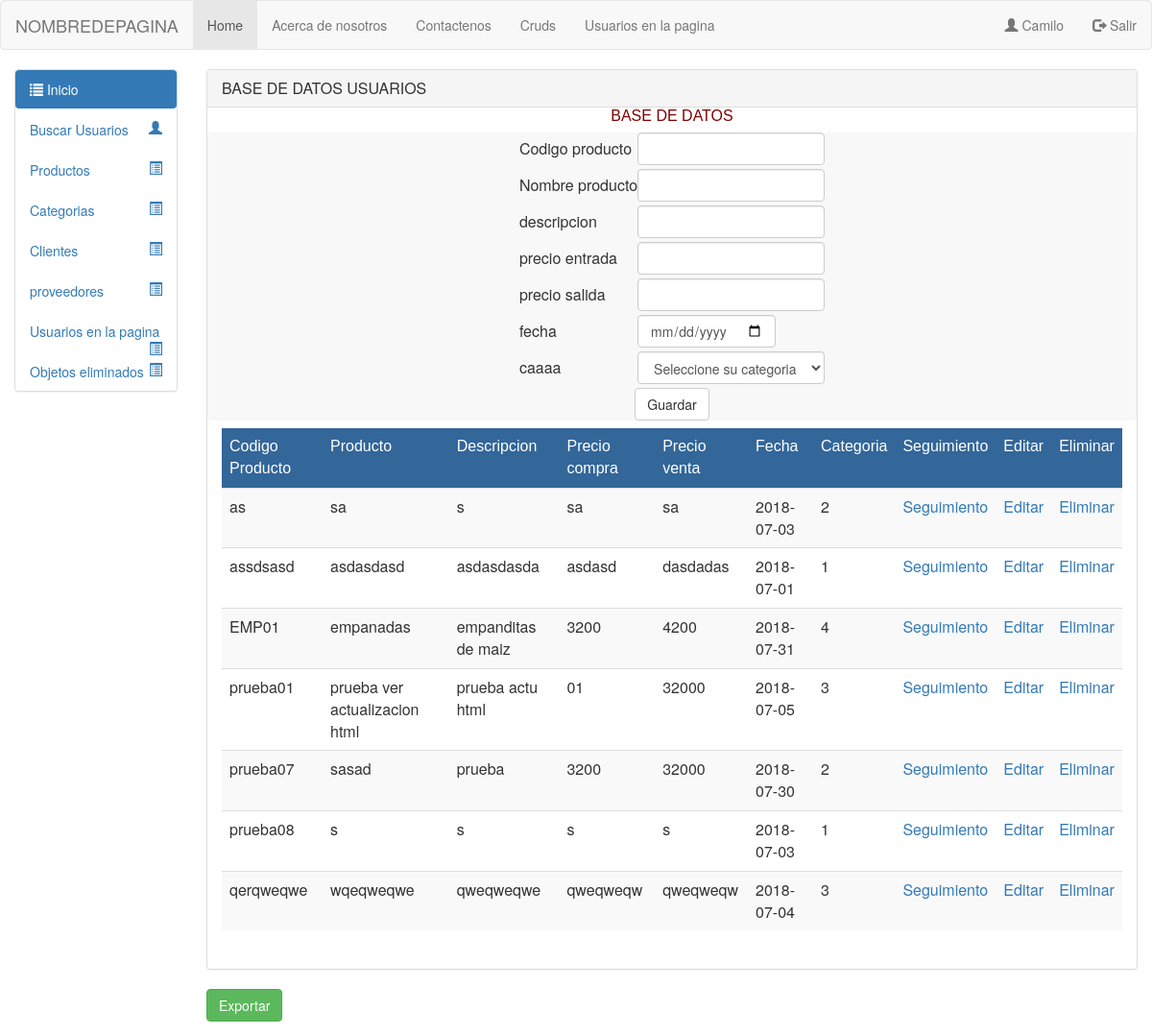
Before: /Vista/html/crudproductos.php (signed in) with the older database file.
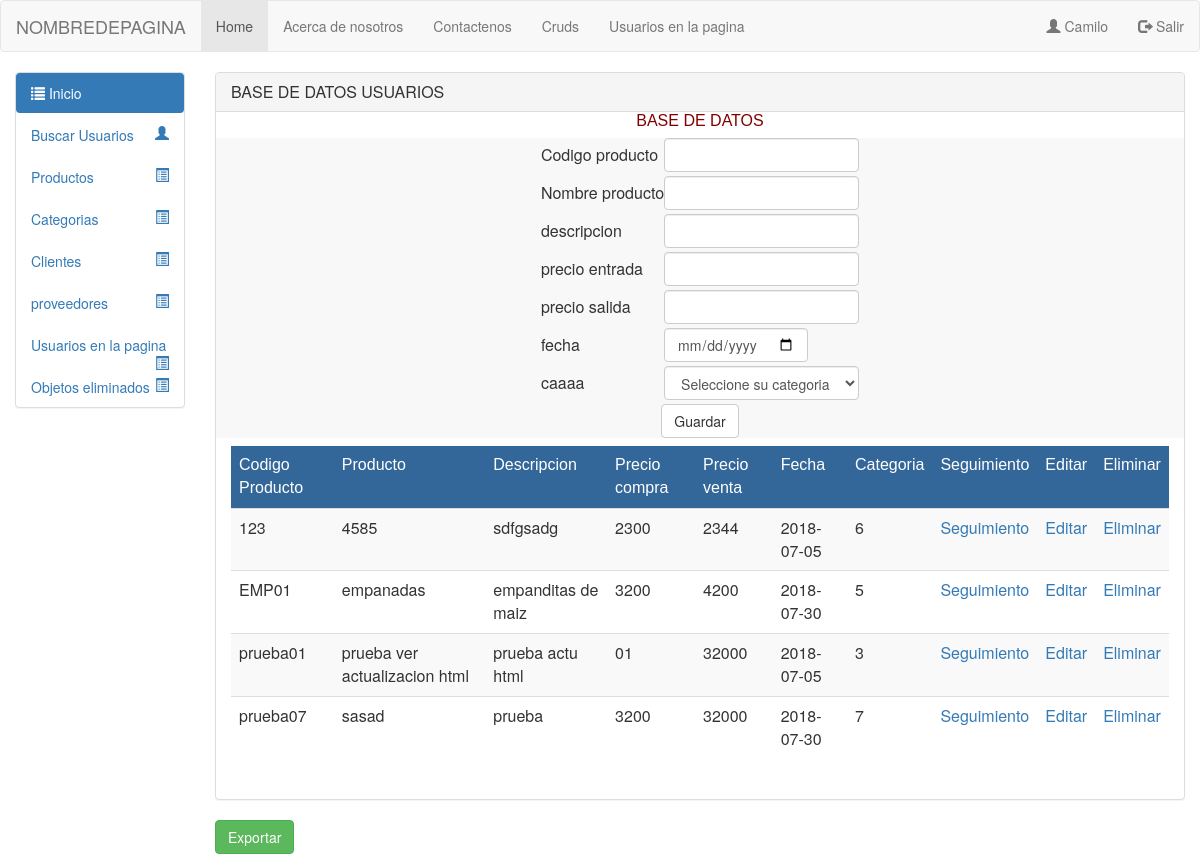
After: the same page with the newer database file.
### tables this page shows
CREATE TABLE `productos` (
  `codigo_producto` varchar(50) NOT NULL,
  `nombre_producto` varchar(50) NOT NULL,
  `desc_producto` varchar(50) NOT NULL,
  `precio_entrada` varchar(50) NOT NULL,
  `precio_salida` varchar(50) NOT NULL,
  `fecha_ingreso` date NOT NULL,
  `estado_producto` tinyint(1) NOT NULL,
  `id_categoria` int(11) DEFAULT NULL
);

### Modelo/conexion.php (called while the page is built, shortened)
<?php
class conexion
{
public function __construct()
{
$this->con = new mysqli("localhost", "root", "", "inventcorp");
}
}
?>

### Modelo/crudprod/alumno.model.php (called while the page is built, shortened)
<?php
class clases extends conexion
{
    public function listar()
    {
        $q = "select * from productos where estado_producto='1' order by codigo_producto";
        $consulta = $this->con->query($q) or die ('failed!' . $this->con->error);
        return $consulta;
    }
}
?>

### Vista/html/crudproductos.php (the view, shortened to what the changed rows need)
<?php
require '../../modelo/crudprod/alumno.model.php';
?>
<html lang="en">
<head>
<link href="../bootstrap/css/bootstrap.min.css" rel="stylesheet" media="screen">
</head>
<body>
<?php
include_once 'header.php';
?>
<div class="container-fluid">
<div class="row">
<?php
include_once 'menulateral.php';
?>
<div class="col-sm-10 col-md-10">
<div class="panel panel-default">
<div class="row">
 <div class="col-sm-12 col-md-12">
             <div class="col-sm-12 col-md-12">
             <div class="table-responsive">
                    <table class="table table-hover table-striped" align="center">
                    <thead>
                        <tr>
                            <tr style="color:#FFF; background-color:#369">
                            <td style="font-family:Tahoma, Geneva, sans-serif">Codigo Producto</td>
                            <td style="font-family:Tahoma, Geneva, sans-serif">Producto</td>
                            <td style="font-family:Tahoma, Geneva, sans-serif">Descripcion</td>
                            <td style="font-family:Tahoma, Geneva, sans-serif">Precio compra</td>
                            <td style="font-family:Tahoma, Geneva, sans-serif">Precio venta</td>
                            <td style="font-family:Tahoma, Geneva, sans-serif">Fecha</td>
                            <td style="font-family:Tahoma, Geneva, sans-serif">Categoria</td>
                            <td style="font-family:Tahoma, Geneva, sans-serif">Seguimiento</td>
                            <td style="font-family:Tahoma, Geneva, sans-serif">Editar</td>
                            <td style="font-family:Tahoma, Geneva, sans-serif">Eliminar</td>
                        </tr>
                    </thead>
                    <?php
                    $objeto= new clases;
                    $res=$objeto->listar();
                     while($row = $res->fetch_array(MYSQLI_ASSOC)){
                      ?>
                        <tr>
                            <td><?php echo $row['codigo_producto']; ?></td>
                            <td><?php echo $row['nombre_producto']; ?></td>
                            <td><?php echo $row['desc_producto']; ?></td>
                            <td><?php echo $row['precio_entrada']; ?></td>
                            <td><?php echo $row['precio_salida']; ?></td>
                            <td><?php echo $row['fecha_ingreso']; ?></td>
                            <td><?php echo $row['id_categoria']; ?></td>
                            <td>
                                <a href="chart.php?edit=<?php echo $row['codigo_producto']; ?>">Seguimiento</a>
                            </td>
                            <td>
                                <a href="crudproductos.php?edit=<?php echo $row['codigo_producto']; ?>">Editar</a>
                            </td>
                            <td>
                                <a href="../../controlador/crudprod/controlador.php?del=<?php echo $row['codigo_producto']; ?>">Eliminar</a>
                            </td>
                        </tr>
                    <?php
                   } $objeto->CloseDB();?>
                </table>
                <br/>
             </div>
                </div>
              </div>
            </div>
        </div>
        </div>
</div>
</div>
    </body>
</html>

Changed rows visible on the page:
no longer on this page (row edited): productos: codigo_producto "as", nombre_producto "sa", desc_producto "s", precio_entrada "sa", precio_salida "sa", fecha_ingreso "2018-07-03", id_categoria "2"
no longer on this page (row edited): productos: codigo_producto "assdsasd", nombre_producto "asdasdasd", desc_producto "asdasdasda", precio_entrada "asdasd", precio_salida "dasdadas", fecha_ingreso "2018-07-01", id_categoria "1"
no longer on this page (row edited): productos: codigo_producto "prueba08", nombre_producto "s", desc_producto "s", precio_entrada "s", precio_salida "s", fecha_ingreso "2018-07-03", id_categoria "1"
no longer on this page (row edited): productos: codigo_producto "qerqweqwe", nombre_producto "wqeqweqwe", desc_producto "qweqweqwe", precio_entrada "qweqweqw", precio_salida "qweqweqw", fecha_ingreso "2018-07-04", id_categoria "3"
added productos: codigo_producto "123", nombre_producto "4585", desc_producto "sdfgsadg", precio_entrada "2300", precio_salida "2344", fecha_ingreso "2018-07-05", id_categoria "6"
changed productos "EMP01": fecha_ingreso "2018-07-31" → "2018-07-30"; id_categoria "4" → "5"
changed productos "prueba07": id_categoria "2" → "7"
